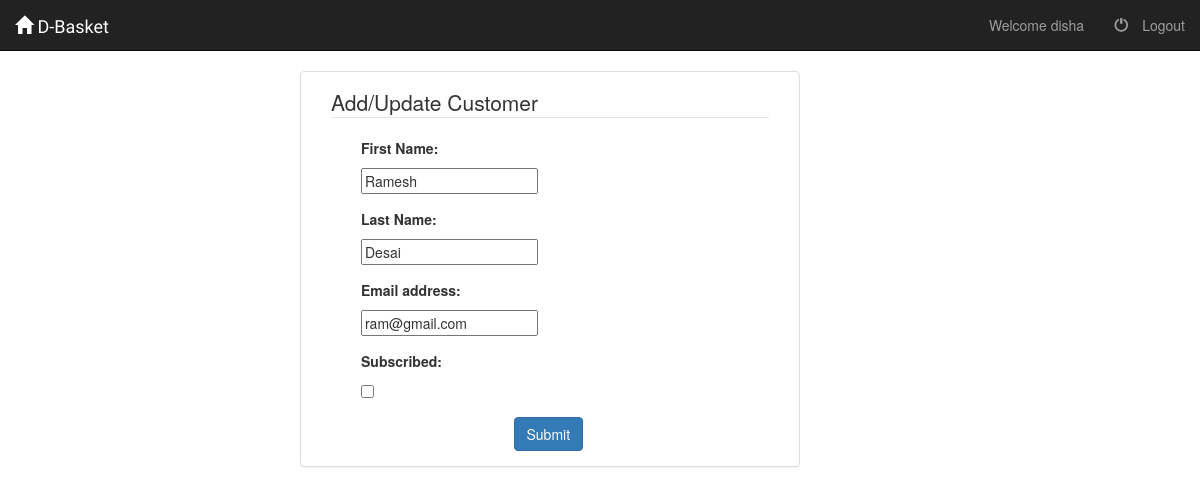
/emp/customer/5/ (signed in), run on the app's committed database.
### AdminPanel/models.py (models this page shows, shortened)
class Customer(models.Model):
	first_name = models.CharField(max_length = 100,null = False, blank=False, verbose_name = 'First Name')
	last_name = models.CharField(max_length = 100,null = False, blank=False, verbose_name = 'Last Name')
	email_id = models.EmailField(max_length = 100,null = False, blank=False, verbose_name = 'Email address')
	join_date = models.DateTimeField(default = timezone.now, editable = False)
	last_modified = models.DateTimeField(auto_now = True)
	subscribe = models.BooleanField(default = False, verbose_name = 'Subscribed')

### AdminPanel/customer_views.py (the view)
# urls.py: url(r'^customer/(?P<pk>[0-9]+)/$', login_required(customer_views.UpdateCustomer.as_view()) , name = 'update-customer'),
class UpdateCustomer(generic.UpdateView):
	model = Customer
	fields = ['first_name', 'last_name', 'email_id', 'subscribe']

### AdminPanel/templates/AdminPanel/customer_form.html (shortened to what this page needs)
{% extends "base.html" %}
{% block content %}
<div class="panel panel-default col-md-offset-3 col-md-5">
	<div class="panel-body col-sm-12">
		<form action="" method="POST" role="form">
			<legend>Add/Update Customer</legend>
			{% include "AdminPanel/form_template.html" %}
			<button type="submit" class="btn btn-primary  col-md-offset-5">Submit</button>
		</form>
	</div>
</div>
{% endblock content %}

### AdminPanel/templates/base.html (shortened to what this page needs)
<!DOCTYPE html>
<html>
<head>
	<link href="https://maxcdn.bootstrapcdn.com/bootstrap/3.3.7/css/bootstrap.min.css" rel="stylesheet">
	{% load staticfiles %}
	<link rel="stylesheet" type="text/css" href="{% static "AdminPanel/style.css" %}">
</head>
<body>
	<nav class="navbar navbar-inverse navbar-static-top" role="navigation">
		<div class="container-fluid">
			<div class="navbar-header">
				<a class="navbar-brand fontCourgette" href="{% url 'adminpanel:home' %}">
					<span class="glyphicon glyphicon-home"></span>
					D-Basket
				</a>
			</div>
			<div class="collapse navbar-collapse navbar-ex1-collapse">
					<ul class="nav navbar-nav navbar-right">
						{% if user.is_authenticated  %}
							<li>
								<a>Welcome {{user.username}}</a>
							</li>
							<li><a href="/accounts/logout">
									<span class="glyphicon glyphicon-off">&nbsp;</span>Logout
								</a>
							</li>
						{% endif %}
					</ul>
				</div>
		</div>
	</nav>
	{% block content %}
	{% endblock content %}
</body>
</html>

### AdminPanel/templates/AdminPanel/form_template.html
{% for field in form %}
	<div class="form-group col-sm-12">
		<label class="col-sm-12 col-md-5s">{{field.label_tag}}</label>
		<div class="col-sm-12 col-md-3">{{field}}</div>
	</div>
{% endfor %}

### AdminPanel/static/AdminPanel/style.css (style rules this page uses)
.fontCourgette { font-family: 'Courgette', cursive; }
.navbar { border-radius: 0px; }

### data on the page
Customer: form "Ramesh" "Desai" "ram@gmail.com"

### other printed values
{{ user.username }} "disha"
{{ field.label_tag }} "First Name:" "Last Name:" "Email address:" "Subscribed:"
